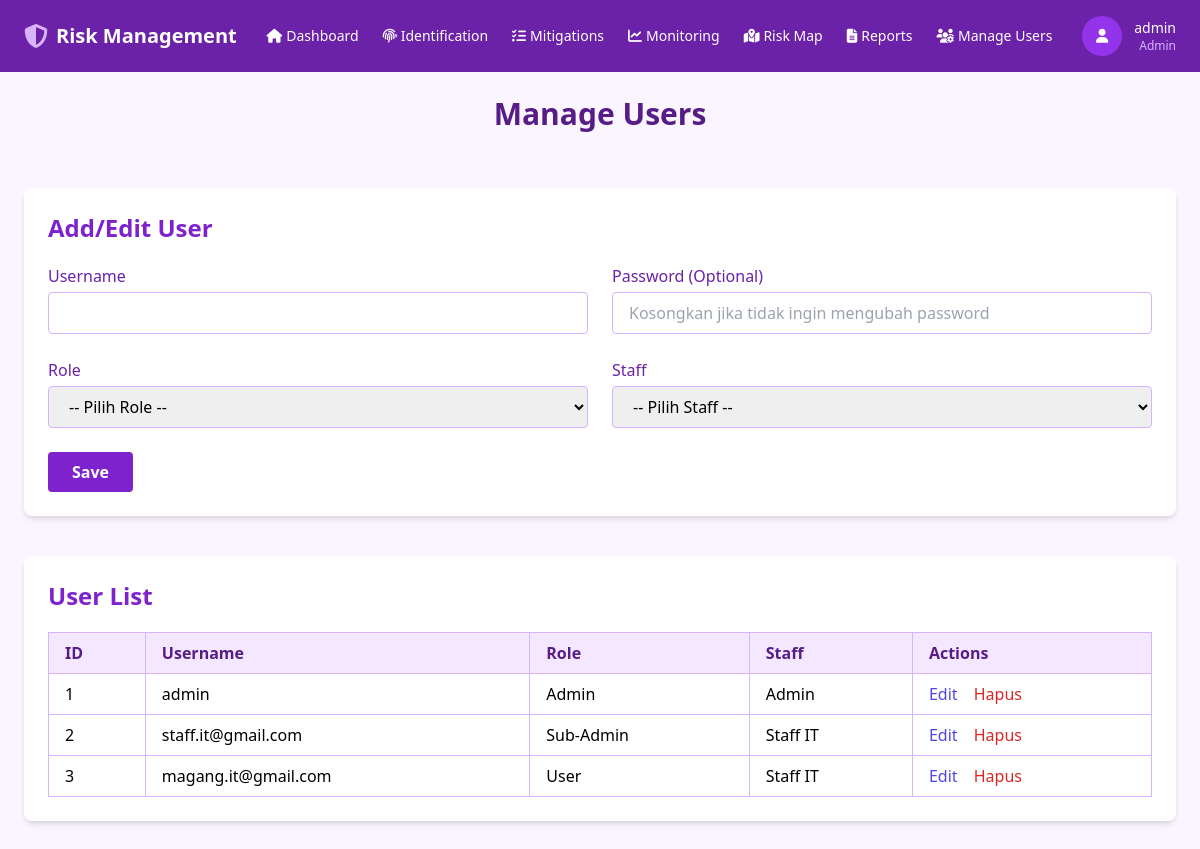
The app's page /pages/manage_users.php (signed in) with its own data.
### tables this page shows
CREATE TABLE `users` (
  `id` int(11) NOT NULL,
  `username` varchar(50) DEFAULT NULL,
  `password` varchar(255) DEFAULT NULL,
  `role` enum('admin','sub-admin','user') NOT NULL,
  `staff_id` int(11) DEFAULT NULL,
  `last_login` datetime DEFAULT NULL,
  `total_logins` int(11) NOT NULL DEFAULT 0
);

CREATE TABLE `staffs` (
  `id` int(11) NOT NULL,
  `staff_name` varchar(100) NOT NULL,
  `nama_lengkap` varchar(255) DEFAULT NULL
);

### includes/db.php (called while the page is built, shortened)
<?php
class Database {
    private $host = 'localhost';
    private $dbname = 'manajemen_resiko';
    private $username = 'root';
    private $password = '';
    public function __construct() {
        try {
            $this->conn = new PDO(
                "mysql:host={$this->host};dbname={$this->dbname}",
                $this->username,
                $this->password
            );
        } catch (PDOException $e) {
            die("Koneksi ke database gagal: " . $e->getMessage());
        }
    }
}
?>

### classes/UserManager.php (called while the page is built, shortened)
<?php
require_once '../includes/db.php';
class UserManager extends Database {
    public function getAllUsers() {
        $query = $this->conn->query("
            SELECT users.*, staffs.staff_name
            FROM users
            LEFT JOIN staffs ON users.staff_id = staffs.id
        ");
        return $query->fetchAll(PDO::FETCH_ASSOC);
    }
}
?>

### pages/manage_users.php (the view, shortened to what this page needs)
<?php
require_once '../classes/UserManager.php';
try {
    $userManager = new UserManager();
    $users = $userManager->getAllUsers();
} catch (Exception $e) {
    echo "Terjadi kesalahan: " . htmlspecialchars($e->getMessage());
    exit();
}
require_once '../includes/header.php';
?>
<!DOCTYPE html>
<html lang="id">
<head>
    <script src="https://cdn.tailwindcss.com"></script>
    <link rel="stylesheet" href="https://cdnjs.cloudflare.com/ajax/libs/font-awesome/6.4.0/css/all.min.css" />
<main class="flex flex-col items-center p-6 bg-purple-50 min-h-screen space-y-10">
    <h1 class="text-3xl font-extrabold text-purple-900 mb-4">Manage Users</h1>
    <section class="bg-white rounded-lg shadow-md p-6 w-full max-w-6xl">
        <h2 class="text-2xl font-semibold text-purple-700 mb-5">Add/Edit User</h2>
        <form method="POST" action="manage_users.php" class="grid grid-cols-1 md:grid-cols-2 gap-6">
            <div>
                <label for="username" class="block mb-1 font-medium text-purple-800">Username</label>
                <input type="text" name="username" id="username" required
                    class="w-full px-4 py-2 border border-purple-300 rounded focus:outline-none focus:ring-2 focus:ring-purple-500" />
            </div>
            <div>
                <label for="password" class="block mb-1 font-medium text-purple-800">Password (Optional)</label>
                <input type="password" name="password" id="password"
                    placeholder="Kosongkan jika tidak ingin mengubah password"
                    class="w-full px-4 py-2 border border-purple-300 rounded focus:outline-none focus:ring-2 focus:ring-purple-500" />
            </div>
            <div>
                <label for="role" class="block mb-1 font-medium text-purple-800">Role</label>
                <select name="role" id="role" required
                    class="w-full px-4 py-2 border border-purple-300 rounded focus:outline-none focus:ring-2 focus:ring-purple-500">
                    <option value="">-- Pilih Role --</option>
                </select>
            </div>
            <div>
                <label for="staff_id" class="block mb-1 font-medium text-purple-800">Staff</label>
                <select name="staff_id" id="staff_id" required
                    class="w-full px-4 py-2 border border-purple-300 rounded focus:outline-none focus:ring-2 focus:ring-purple-500">
                    <option value="" disabled selected>-- Pilih Staff --</option>
                </select>
            </div>
            <div class="md:col-span-2">
                <button type="submit"
                    class="bg-purple-700 hover:bg-purple-800 text-white px-6 py-2 rounded font-semibold transition">
                    Save
                </button>
            </div>
        </form>
    </section>
    <section class="bg-white rounded-lg shadow-md p-6 w-full max-w-6xl">
        <h2 class="text-2xl font-semibold text-purple-700 mb-5">User List</h2>
        <div class="overflow-x-auto">
            <table class="w-full table-auto border border-purple-300 text-sm md:text-base">
                <thead class="bg-purple-100 text-purple-900 font-semibold">
                    <tr>
                        <th class="border border-purple-300 px-4 py-2 text-left">ID</th>
                        <th class="border border-purple-300 px-4 py-2 text-left">Username</th>
                        <th class="border border-purple-300 px-4 py-2 text-left">Role</th>
                        <th class="border border-purple-300 px-4 py-2 text-left">Staff</th>
                        <th class="border border-purple-300 px-4 py-2 text-left">Actions</th>
                    </tr>
                </thead>
                <tbody>
                    <?php foreach ($users as $user): ?>
                    <tr class="hover:bg-purple-50 transition">
                        <td class="border border-purple-300 px-4 py-2"><?= htmlspecialchars($user['id']); ?></td>
                        <td class="border border-purple-300 px-4 py-2"><?= htmlspecialchars($user['username']); ?></td>
                        <td class="border border-purple-300 px-4 py-2 capitalize"><?= htmlspecialchars($user['role']); ?></td>
                        <td class="border border-purple-300 px-4 py-2"><?= htmlspecialchars($user['staff_name'] ?? 'N/A'); ?></td>
                        <td class="border border-purple-300 px-4 py-2 space-x-3">
                            <a href="?edit=<?= $user['id']; ?>" class="text-indigo-600 hover:underline font-medium">Edit</a>
                            <a href="?delete=<?= $user['id']; ?>" onclick="return confirm('Hapus user ini?');" class="text-red-600 hover:underline font-medium">Hapus</a>
                        </td>
                    </tr>
                    <?php endforeach; ?>
                </tbody>
            </table>
        </div>
    </section>
</main>
<?php require_once '../includes/footer.php'; ?>
</body>
</html>

### records on screen
users: id "1", username "admin", role "Admin", staff.staff_name "Admin"
users: id "2", username "staff.it@gmail.com", role "Sub-Admin", staff.staff_name "Staff IT"
users: id "3", username "magang.it@gmail.com", role "User", staff.staff_name "Staff IT"

### other values on screen
$username "admin"
$role "Admin"
